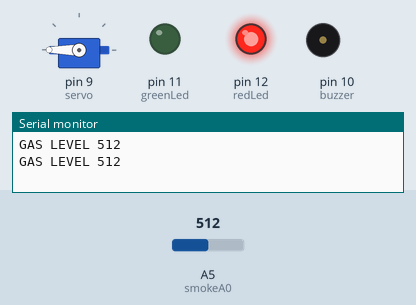
A sketch run on a simulated Arduino Uno, built with avr-gcc and run on an emulated ATmega328P. Shown: servo, output pins drawn as LEDs (lit = HIGH), buzzer (waves = sounding), the last lines printed to the serial monitor. The inputs (shaded band) are chosen by the test bench; at power-on: A5 (smokeA0) = 512. The modem accepts every AT command (registered, SIM ready, sends succeed) and sends nothing else.

Above: at 2.9 s.
3.0 s: A5 (smokeA0) set to 44
6.5 s: A5 (smokeA0) set to 38
At 8.0 s:
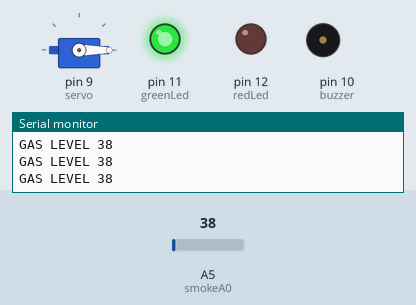
9.4 s: A5 (smokeA0) set to 122
At 10.6 s:
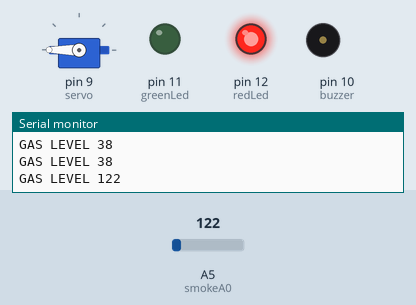
15.5 s: A5 (smokeA0) set to 30
At 16.5 s:
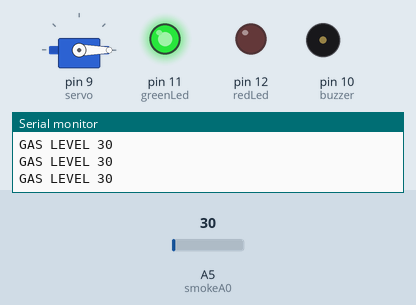
Timing chart, 0 to 18.5 s (numbered marks = the images above; inputs shaded):
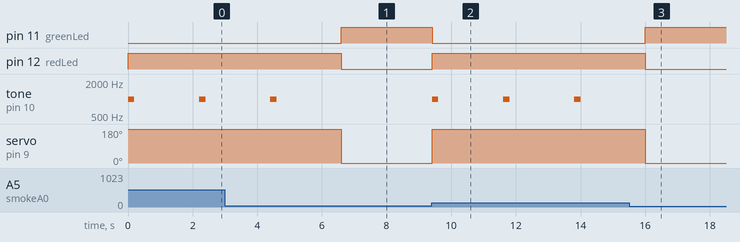

Measured:
- the behaviour switches between 41 and 40 on A5 (smokeA0) (found by bisection; images 0 and 1)
- after the input at 6.5 s, pin 11 (greenLed): LOW → HIGH after 0.10 s; pin 12 (redLed): HIGH → LOW after 0.10 s; tone on pin 10 (buzzer): stops changing and stays silent; servo on pin 9 (servo): 180° → 0° after 0.10 s
- after the input at 9.4 s, pin 11 (greenLed): HIGH → LOW at once; pin 12 (redLed): LOW → HIGH at once; tone on pin 10 (buzzer): alternates 1000 Hz for 0.20 s and silent for 2.0 s, starting at once; servo on pin 9 (servo): 0° → 180° at once
- after the input at 15.5 s, pin 11 (greenLed): LOW → HIGH after 0.50 s; pin 12 (redLed): HIGH → LOW after 0.50 s; tone on pin 10 (buzzer): stops changing and stays silent; servo on pin 9 (servo): 180° → 0° after 0.50 s

The sketch:

GAS_LEAK_DETECTOR_V.2.ino
```cpp
#include<SoftwareSerial.h>
#include <Servo.h>

Servo servo;

int redLed = 12; //led red
int greenLed = 11; //led green
int buzzer = 10; //buzzer
int smokeA0 = A5; //mq2 sensor
int sensorThres = 40; //change the threshold value asper your need
SoftwareSerial gsm(2, 3); // TX to pin 2 and RX to pin 3

void setup() {
  gsm.begin(9600);
  Serial.begin (9600);
  pinMode(redLed, OUTPUT);
  pinMode(greenLed, OUTPUT);
  pinMode(buzzer, OUTPUT);
  pinMode(smokeA0, INPUT);
  servo.attach(9);
}

void loop() {
  int analogSensor = analogRead(smokeA0);

  Serial.print("GAS LEVEL ");
  Serial.println(analogSensor);

  if (analogSensor > sensorThres) //checks if it has reached threshold value
  {
    digitalWrite(redLed, HIGH);
    digitalWrite(greenLed, LOW);
    tone(buzzer, 1000, 200);
    servo.write(180);
    gsm.println("AT+CMGF=1"); //Sets the GSM Module in Text Mode

delay(1000);

gsm.println("AT+CMGS=\"+917021213704\"\r"); // Replace x with mobile number

delay(1000);

gsm.println("GAS LEAK DETECTED! ACTION SHOULD BE TAKEN USING APP"); // The SMS text you want to send

delay(100);

gsm.println((char)26); // ASCII code of CTRL+Z

  }
  else
  {
    servo.write(0);
    digitalWrite(redLed, LOW);
    digitalWrite(greenLed, HIGH);
    noTone(buzzer);
    delay(100);
}
}
```
